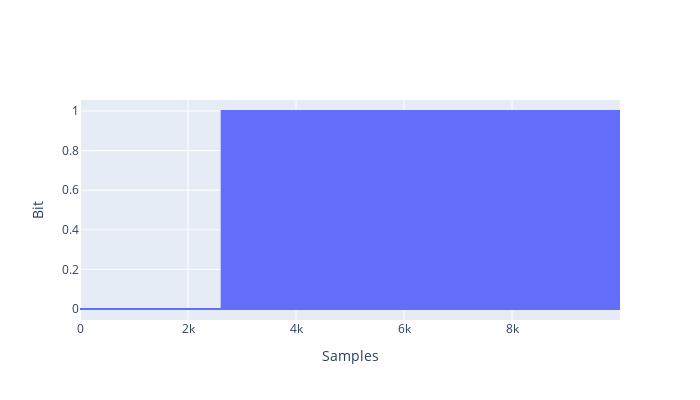

The cell this chart's notebook holds for it:
### Code cell
fig = make_subplots(rows=1, cols=1, shared_xaxes=False)

fig.add_trace(
    go.Scatter(y=pdm_stream[:10000], line_shape='hv'),
    row=1, col=1
)

fig.update_layout(height=400, width=700)
fig.update_yaxes(title_text="", showgrid=True)
fig.update_xaxes(title_text="", showgrid=True, matches='x')

fig['layout']['yaxis1']['title']='Bit'
fig['layout']['xaxis1']['title']='Samples'

fig.show()

### Figure 1 — Plotly figure (JSON) as saved in the notebook; plotly's stock layout.template omitted (floating-point values rounded to 4 significant figures; data arrays with more than 128 entries replaced by an {"elided": "..."} marker saying what was removed)
{"data": [{"line": {"shape": "hv"}, "type": "scatter", "xaxis": "x", "y": {"elided": "10000 int values"}, "yaxis": "y"}], "layout": {"height": 400, "width": 700, "xaxis": {"anchor": "y", "domain": [0, 1], "matches": "x", "showgrid": true, "title": {"text": "Samples"}}, "yaxis": {"anchor": "x", "domain": [0, 1], "showgrid": true, "title": {"text": "Bit"}}}}
